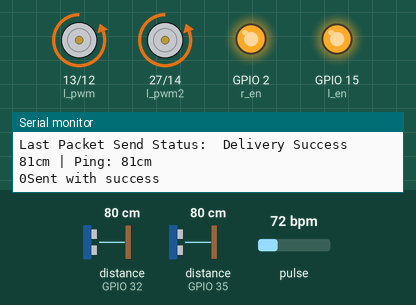
Recording of a sketch running on a simulated ESP32. Shown: motor-driver pin pairs drawn as motors (green arrow = first pin HIGH = forward, orange = second pin HIGH = backward, longer = more drive), output pins drawn as LEDs (lit = HIGH), the last lines printed to the serial monitor. Inputs (shaded band) come from the test bench; at power-on: distance to the obstacle (sensors on GPIO 35, GPIO 32) 80 cm, pulse 72 bpm. The echo pulse lasts 58.3 µs per cm.

Above: at 1.2 s.
1.3 s: distance to the obstacle (sensor on GPIO 35) set to 22 cm
2.8 s: distance to the obstacle (sensor on GPIO 35) set to 17 cm
At 3.2 s:
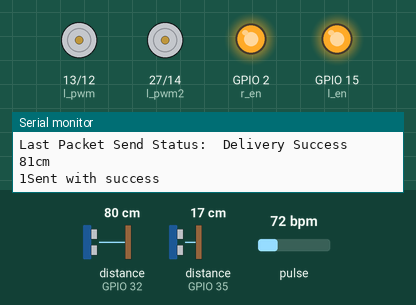
Timing chart, 0 to 5.8 s (numbered marks = the images above; inputs shaded):
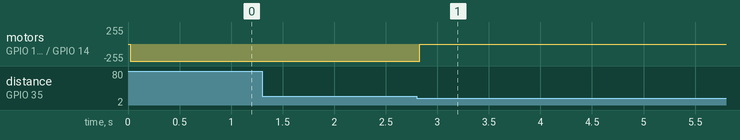

Measured:
- the behaviour switches between 20 and 19 cm on distance to the obstacle (sensor on GPIO 35) (found by bisection; images 0 and 1)
- after the input at 2.8 s, motor on GPIO 13 (l_pwm) / GPIO 12 (r_pwm), motor on GPIO 27 (l_pwm2) / GPIO 14 (r_pwm2): backward 255/255 → stopped at once

The sketch:

chair_receiver.ino
```cpp
#include <esp_now.h>
#include <WiFi.h>
#include "MAX30105.h"
#include "heartRate.h"
#include <NewPing.h>

#define TRIGGER_PIN1 5
#define ECHO_PIN1 35
#define MAX_DISTANCE1 200

#define TRIGGER_PIN2  33
#define ECHO_PIN2    32
#define MAX_DISTANCE2 200

NewPing sonar1(TRIGGER_PIN1, ECHO_PIN1, MAX_DISTANCE1);
NewPing sonar2(TRIGGER_PIN2, ECHO_PIN2, MAX_DISTANCE2);

uint8_t broadcastAddress[] = {0x40, 0x91, 0x51, 0xB2, 0x99, 0xD4};
String success;
MAX30105 particleSensor;

const byte RATE_SIZE = 4; //Increase this for more averaging. 4 is good.
byte rates[RATE_SIZE]; //Array of heart rates
byte rateSpot = 0;
long lastBeat = 0; //Time at which the last beat occurred

float beatsPerMinute;
int beatAvg;

typedef struct struct_message_t {
  uint16_t pot1;
  uint16_t pot2;
  bool button1;
} struct_message_t;

struct_message_t incoming_value;

typedef struct struct_message_r {
float beatsPerMinute;
uint8_t beatAvg;
long irValue;
bool is_object;
} struct_message_r;

struct_message_r new_send_value;

uint16_t pot1;
uint16_t pot2;
bool button1;

#define r_en 2
#define l_en 15
#define r_pwm 12
#define l_pwm 13
#define r_pwm2 14
#define l_pwm2 27

const int frequency = 1000;
const int pwmChannel = 0;
const int pwmChannel2 = 1;
const int pwmChannel3 = 2;
const int pwmChannel4 = 3;
const int pwmResolution = 8;
const int max_duty_cycle = 255;

uint16_t duty;
uint16_t forward;
uint16_t backward;
uint16_t left;
uint16_t right;
uint8_t control_s;
uint8_t control_l;

uint8_t sonar_val1;
uint8_t sonar_val2;
bool is_obj;

esp_now_peer_info_t peerInfo;

// Callback when data is sent
void OnDataSent(const uint8_t *mac_addr, esp_now_send_status_t status) {
  Serial.print("\r\nLast Packet Send Status:\t");
  Serial.println(status == ESP_NOW_SEND_SUCCESS ? "Delivery Success" : "Delivery Fail");
  if (status ==0){
    success = "Delivery Success :)";
  }
  else{
    success = "Delivery Fail :(";
  }
}

void OnDataRecv(const uint8_t * mac, const uint8_t *incomingData, int len) {
  memcpy(&incoming_value, incomingData, sizeof(incoming_value));
//  Serial.print("Bytes received: ");
//  Serial.println(len);
  pot1 = incoming_value.pot1;
  pot2 = incoming_value.pot2;
  button1 = incoming_value.button1;
}


void setup() {
   // Init Serial Monitor
  Serial.begin(115200);

  // Set device as a Wi-Fi Station
  WiFi.mode(WIFI_STA);

  // Init ESP-NOW
  if (esp_now_init() != ESP_OK) {
    Serial.println("Error initializing ESP-NOW");
    return;
  }

 if (!particleSensor.begin(Wire, I2C_SPEED_FAST)) //Use default I2C port, 400kHz speed
  {
    Serial.println("MAX30105 was not found. Please check wiring/power. ");
    while (1);
  }

  particleSensor.setup(); //Configure sensor with default settings
  particleSensor.setPulseAmplitudeRed(0x0A); //Turn Red LED to low to indicate sensor is running
  particleSensor.setPulseAmplitudeGreen(0); //Turn off Green LED

  // Once ESPNow is successfully Init, we will register for Send CB to
  // get the status of Trasnmitted packet
  esp_now_register_send_cb(OnDataSent);

  // Register peer
  memcpy(peerInfo.peer_addr, broadcastAddress, 6);
  peerInfo.channel = 0;
  peerInfo.encrypt = false;

   // Add peer
  if (esp_now_add_peer(&peerInfo) != ESP_OK){
    Serial.println("Failed to add peer");
    return;
  }
  // Register for a callback function that will be called when data is received
  esp_now_register_recv_cb(OnDataRecv);

  //motor setup
  pinMode(r_en, OUTPUT);
  digitalWrite(r_en, HIGH);
  pinMode(l_en, OUTPUT);
  digitalWrite(l_en, HIGH);
  ledcSetup(pwmChannel, frequency, pwmResolution);
  ledcAttachPin(r_pwm, pwmChannel);
  ledcSetup(pwmChannel2, frequency, pwmResolution);
  ledcAttachPin(l_pwm, pwmChannel2);
  ledcSetup(pwmChannel3, frequency, pwmResolution);
  ledcAttachPin(r_pwm2, pwmChannel3);
  ledcSetup(pwmChannel4, frequency, pwmResolution);
  ledcAttachPin(l_pwm2, pwmChannel4);
}

void loop() {

long irValue = particleSensor.getIR();

  if (checkForBeat(irValue) == true)
  {
    //We sensed a beat!
    long delta = millis() - lastBeat;
    lastBeat = millis();

    beatsPerMinute = 60 / (delta / 1000.0);

    if (beatsPerMinute < 255 && beatsPerMinute > 20)
    {
      rates[rateSpot++] = (byte)beatsPerMinute; //Store this reading in the array
      rateSpot %= RATE_SIZE; //Wrap variable

      //Take average of readings
      beatAvg = 0;
      for (byte x = 0 ; x < RATE_SIZE ; x++)
        beatAvg += rates[x];
      beatAvg /= RATE_SIZE;
    }
  }

 sonar_val1 = sonar1.ping_cm();
 sonar_val2 = sonar2.ping_cm();

 if((sonar_val1 > 1 and sonar_val1 < 20) or (sonar_val2 > 1 and sonar_val2 < 20)){
    ledcWrite(pwmChannel, 0);
    ledcWrite(pwmChannel2, 0);
    ledcWrite(pwmChannel3, 0);
    ledcWrite(pwmChannel4, 0);
    is_obj = true;
 }else
  if(pot1 < 1800){
  forward = map(pot1,1850, 0, 0, 255);
//  Serial.print("Forward : ");
//  Serial.println(forward);
    ledcWrite(pwmChannel, forward);
    ledcWrite(pwmChannel2, 0);
    ledcWrite(pwmChannel3, forward);
    ledcWrite(pwmChannel4, 0);
    is_obj = false;
}else if(pot1 > 1900){
  backward = map(pot1, 1901, 4095, 0, 255);
//  Serial.print("backward : ");
//  Serial.println(backward);
    ledcWrite(pwmChannel, 0);
    ledcWrite(pwmChannel2, backward);
    ledcWrite(pwmChannel3, 0);
    ledcWrite(pwmChannel4, backward);
    is_obj = false;
  }else if(pot2 < 1800){
  left = map(pot2,1850, 0, 0, 255);
//  Serial.print("left : ");
//  Serial.println(left);
    ledcWrite(pwmChannel, left);
    ledcWrite(pwmChannel2, 0);
    ledcWrite(pwmChannel3, 0);
    ledcWrite(pwmChannel4, 0);
    is_obj = false;
}else if(pot2 > 1900){
  right = map(pot2, 1901, 4095, 0, 255);
//  Serial.print("right : ");
//  Serial.println(right);
    ledcWrite(pwmChannel, 0);
    ledcWrite(pwmChannel2, 0);
    ledcWrite(pwmChannel3, right);
    ledcWrite(pwmChannel4, 0);
    is_obj = false;
  }else{
    ledcWrite(pwmChannel, 0);
    ledcWrite(pwmChannel2, 0);
    ledcWrite(pwmChannel3, 0);
    ledcWrite(pwmChannel4, 0);
    is_obj = false;
  }

new_send_value.beatsPerMinute = beatsPerMinute;
new_send_value.beatAvg = beatAvg;
new_send_value.irValue = irValue;
new_send_value.is_object = is_obj;

// Send message via ESP-NOW
esp_err_t result = esp_now_send(broadcastAddress, (uint8_t *) &new_send_value, sizeof(new_send_value));

 if (result == ESP_OK) {
    Serial.println("Sent with success");
  }
  else {
    Serial.println("Error sending the data");
  }


//
// Serial.print("IR Value :");
// Serial.print(irValue);
// Serial.print( " | Beats Per Min:");
// Serial.print(beatsPerMinute);
// Serial.print(" | Aveage Beats : ");
// Serial.println(beatAvg);

  Serial.print("Ping: ");
  Serial.print(sonar1.ping_cm()); // Send ping, get distance in cm and print result (0 = outside set distance range)
  Serial.print("cm");
  Serial.print(" | Ping: ");
  Serial.print(sonar2.ping_cm()); // Send ping, get distance in cm and print result (0 = outside set distance range)
  Serial.println("cm");

Serial.print(is_obj);

delay(50);
}
```
